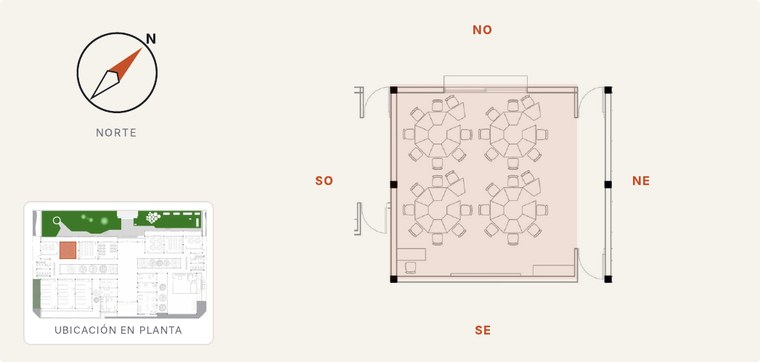
#> input picture entregables/BALANCE_TERMICO_ESCUELA/img/local_03.jpg, 760 x 362 px, given in place of A-01.jpg, which was not available
$ python catalogo_acero.py out.png
#> lines starting #> are read from the running program, lines starting #| are printed output that depends on the picture
# -*- coding: utf-8 -*-
"""Catálogo de CERRAMIENTOS EN ACERO en el formato de fichas del catálogo de cerramientos (una hoja A3 vertical):
columna OPACO y columna VIDRIADO. Contenido e imágenes tomados de catalogo_cerramientos_acero_A3.pdf.
Todo en un DXF en mm de papel (escala 1:1 de la hoja); del DXF salen el PDF (imágenes insertadas con
pegar_fotos.py) y el DWG (imágenes vinculadas). Letra mínima 2 mm."""
import math, sys, os
import ezdxf
from ezdxf.enums import TextEntityAlignment as TA
from ezdxf.math import Matrix44
from ezdxf import bbox as _bbox
from shapely.geometry import LineString
from PIL import ImageFont

OUT = sys.argv[1] if len(sys.argv) > 1 else "build"
os.makedirs(OUT, exist_ok=True)
W, H = 297.0, 420.0
FECHA = "05/11/2026"
FOTOS_DIR = os.path.join(os.path.dirname(os.path.abspath(__file__)), "..", "fotos_acero")
RECTS = {}   # código -> recuadro (x0, y0, x1, y1) de la foto en mm de papel, para el PDF
T_MIN = 2.0

doc = ezdxf.new("R2018", setup=True); doc.units = ezdxf.units.MM
doc.styles.add("ARIAL", font="arial.ttf"); doc.styles.add("ARIAL-NEGRITA", font="arialbd.ttf")
msp = doc.modelspace()
for n, c in {"0-MARCO": 7, "1-DIBUJO": 7, "1-RELLENOS": 9, "1-RAYADOS": 8, "3-TEXTOS": 7, "3-TITULOS": 7,
             "3-TABLAS": 7}.items():
    doc.layers.add(n, color=c)

def pl(pts, layer="1-DIBUJO", lw=18, close=False):
    return msp.add_lwpolyline(pts, close=close, dxfattribs={"layer": layer, "lineweight": lw})

def solido(pts, rgb, layer="1-RELLENOS"):
    h = msp.add_hatch(color=9, dxfattribs={"layer": layer}); h.set_solid_fill(color=9, rgb=rgb)
    h.paths.add_polyline_path(pts, is_closed=True)
    return h

PATRONES = {}   # handle -> (patrón, escala en la hoja) para rehacer el rayado después de reducir el dibujo
def rayado(pts, pat, esc, ang=0):
    h = msp.add_hatch(color=8, dxfattribs={"layer": "1-RAYADOS"}); h.set_pattern_fill(pat, color=8, scale=esc, angle=ang)
    h.paths.add_polyline_path(pts, is_closed=True)
    PATRONES[h.dxf.handle] = (pat, esc, ang)

_FUENTE = {b: ImageFont.truetype(f"/usr/share/fonts/truetype/liberation/LiberationSans-{'Bold' if b else 'Regular'}.ttf", 100) for b in (0, 1)}
def ancho(s, h, bold=False):
    """Ancho aproximado del texto en mm (Arial ~ Liberation Sans, factor de ancho 0,9)."""
    return _FUENTE[bool(bold)].getlength(s) / 100 * h * 0.9

def txt(s, x, y, h=2.0, align=TA.LEFT, layer="3-TEXTOS", bold=False, max_ancho=None):
    assert h >= T_MIN - 1e-9, s
    if max_ancho: assert ancho(s, h, bold) <= max_ancho, f"no entra: {s!r} ({ancho(s, h, bold):.1f} > {max_ancho:.1f} mm)"
    t = msp.add_text(s, height=h, dxfattribs={"layer": layer, "style": "ARIAL-NEGRITA" if bold else "ARIAL", "width": 0.9})
    t.set_placement((x, y), align=align)
    return t

# ------------------------------------------------------------------ fotos
CONTENER = {"A-01", "A-02", "A-03", "A-04", "A-05"}
def foto(cod, x0, y0, x1, y1):
    """Recorta la foto al recuadro (cubre todo, centrada), la guarda en OUT/fotos y la inserta como IMAGE."""
    from PIL import Image
    im = Image.open(os.path.join(FOTOS_DIR, f"{cod}.jpg")).convert("RGB")
    r = (x1 - x0) / (y1 - y0); w, h = im.size
    if cod in CONTENER:                    # dibujos técnicos: se muestran completos, con fondo blanco
        nw, nh = (int(h * r), h) if w / h < r else (w, int(w / r))
        fondo = Image.new("RGB", (nw, nh), "white"); fondo.paste(im, ((nw - w) // 2, (nh - h) // 2)); im = fondo
    elif w / h > r: nw = int(h * r); im = im.crop(((w - nw) // 2, 0, (w - nw) // 2 + nw, h))
    else: nh = int(w / r); im = im.crop((0, (h - nh) // 2, w, (h - nh) // 2 + nh))
    os.makedirs(f"{OUT}/fotos", exist_ok=True)
    dst = f"{OUT}/fotos/{cod}.jpg"; im.save(dst, quality=90)
    idef = doc.add_image_def(filename=f"fotos/{cod}.jpg", size_in_pixel=im.size)
    msp.add_image(idef, insert=(x0, y0), size_in_units=(x1 - x0, y1 - y0), dxfattribs={"layer": "1-DIBUJO"})
    pl([(x0, y0), (x1, y0), (x1, y1), (x0, y1)], "3-TABLAS", 13, True)
    RECTS[cod] = (x0, y0, x1, y1)

# ------------------------------------------------------------------ ficha
FILAS = ("UBICACIÓN", "MEDIDAS", "MATERIAL", "HERRAJES", "COLOR", "OBSERVACIONES")
def ficha(x, yt, w, h, cod, desc, datos):
    rd, rh, lab = 5.5, 5.2, 30.0
    xl, xr, yb = x + lab, x + w, yt - h
    img_t, img_b = yt - rd, yb + len(FILAS) * rh
    pl([(x, yt), (xr, yt), (xr, yb), (x, yb)], "3-TABLAS", 35, True)
    for y in (img_t, img_b): pl([(x, y), (xr, y)], "3-TABLAS", 25)
    for k in range(1, len(FILAS)): pl([(x, img_b - k * rh), (xr, img_b - k * rh)], "3-TABLAS", 13)
    pl([(xl, yt), (xl, img_t)], "3-TABLAS", 13); pl([(xl, img_b), (xl, yb)], "3-TABLAS", 13)
    solido([(x, img_t), (xr, img_t), (xr, yt), (x, yt)], (232, 232, 232), "3-TABLAS")
    txt("DESCRIPCIÓN", x + 1.2, yt - rd / 2, 2.4, TA.MIDDLE_LEFT, "3-TABLAS", True, lab - 1.5)
    txt(desc, xl + (w - lab) / 2, yt - rd / 2, 2.4, TA.MIDDLE_CENTER, "3-TABLAS", True, w - lab - 2)
    for k, (et, val) in enumerate(zip(FILAS, datos)):
        y = img_b - (k + 0.5) * rh
        txt(et, x + 1.2, y, 2.4, TA.MIDDLE_LEFT, "3-TABLAS", True, lab - 1.5)
        txt(val, xl + (w - lab) / 2, y, 2.4, TA.MIDDLE_CENTER, "3-TABLAS", max_ancho=(w - lab - 2) / 1.3)
    foto(cod, x + 0.8, img_b + 0.8, xr - 0.8, img_t - 0.8)

OPACO = [
    ("A-01", "PANEL SANDWICH CERRAMIENTO DE MURO",
     ("cerramiento vertical", "ancho útil 1000 mm · espesor nominal 40 mm", "panel BIG SKIN: chapa + aislación PIR/PUR",
      "tornillos autoperforantes", "gris pizarra", "U = 0,55 W/m²K · peso propio 10,30 kg/m²")),
    ("A-02", "DETALLE DE PANEL",
     ("encuentros / fijación", "según panel", "chapa conformada + EPS + foil",
      "tornillo autoperforante + capeleto", "según panel", "esquema de sellado y fijación del panel")),
]
VIDRIADO = [
    ("A-03", "CARPINTERÍA DE CHAPA GALVANIZADA",
     ("cerramiento vidriado", "según proyecto (módulo a medida)", "chapa galvanizada de 0,5 mm doblada",
      "cámara de aire según diseño", "negro", "chapa galvanizada conformada c/ cámara de aire")),
    ("A-04", "VIDRIO LAMINADO 4+4",
     ("carpintería / paños fijos", "espesor total 8 mm (4+4)", "vidrio laminado: 2 hojas float + PVB",
      "según sistema (presor, perfil, burlete)", "transparente", "mayor seguridad y control de rotura")),
    ("A-05", "DINTEL EXTERIOR",
     ("aberturas (exterior)", "chapa de 0,5 mm doblada a medida", "chapa galvanizada",
      "fijación con tornillos según diseño", "negro", "protección y terminación de la abertura")),
]

# ==================================================================================== HOJA
pl([(10, 10), (W - 10, 10), (W - 10, H - 10), (10, H - 10)], "0-MARCO", 50, True)
txt("CATÁLOGO DE CERRAMIENTOS EN ACERO", W / 2, 401, 7.0, TA.MIDDLE_CENTER, "3-TITULOS", True)
txt("Estructura: perfiles de acero · Cerramientos: panel sandwich y carpinterías de chapa galvanizada · Vidriados: DVH 4+4 laminado",
    W / 2, 393.2, 2.0, TA.MIDDLE_CENTER, "3-TITULOS")
pl([(15, 390), (W - 15, 390)], "3-TITULOS", 70)
pl([(W / 2, 388), (W / 2, 30)], "3-TITULOS", 35)
CWID, YT, YB, GAP = (W - 30) / 2 - 2, 377.0, 30.0, 3.0
for x0, tit, fichas in ((15, "OPACO", OPACO), (W / 2 + 2, "VIDRIADO", VIDRIADO)):
    txt(tit, x0, 382.5, 4.5, TA.LEFT, "3-TITULOS", True)
    pl([(x0, 381.0), (x0 + (22 if tit == "OPACO" else 31), 381.0)], "3-TITULOS", 35)
    hf = (YT - YB - GAP * (len(fichas) - 1)) / len(fichas)
    for k, (cod, desc, datos) in enumerate(fichas):
        ficha(x0, YT - k * (hf + GAP), CWID, hf, cod, desc, datos)
#> in foto, im is the input picture: PIL image 760x362 RGB; mean R, G, B 240.6, 236.3, 229
#> in foto, `fondo = Image.new('RGB', (nw, nh), 'white')`: fondo: PIL image 760x782 RGB; every value is 255
#> in foto, `fondo.paste(im, ((nw - w) // 2, (nh - h) // 2))`:
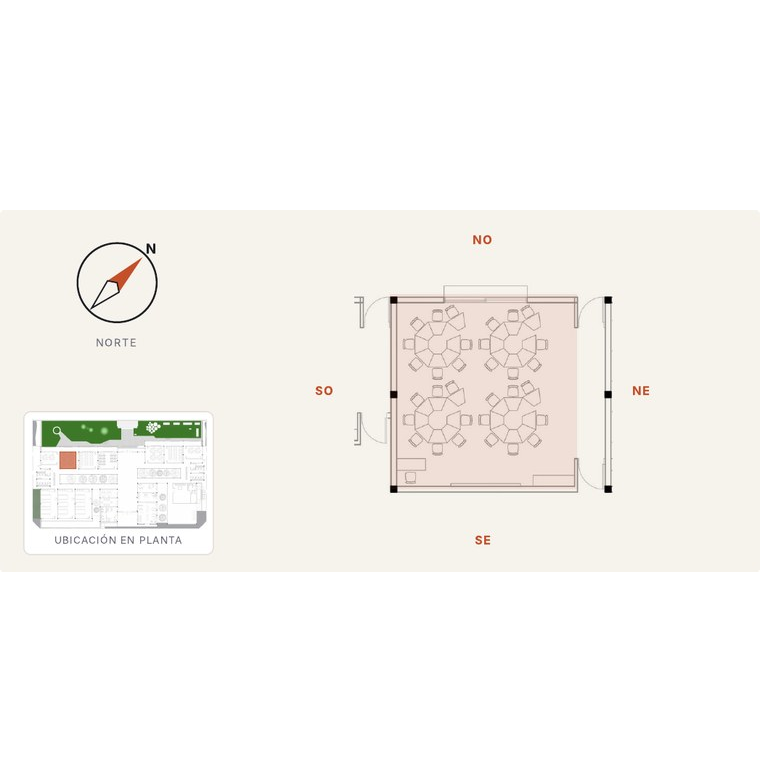
#> fondo: PIL image 760x782 RGB; mean R, G, B 248.3, 246.3, 243
#> pass 2 of the loop `for x0, tit, fichas in ((15, "OPACO", OPACO), (W / 2 + 2, "VIDRIADO", ..`:
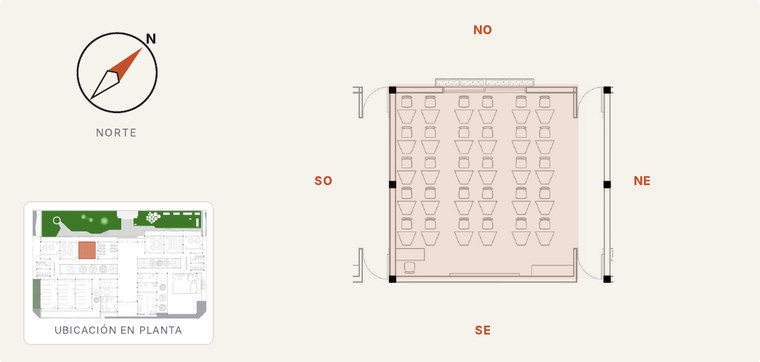
#> input picture entregables/BALANCE_TERMICO_ESCUELA/img/local_04.jpg, 760 x 362 px, given in place of A-03.jpg, which was not available
#> in foto, im is the input picture: PIL image 760x362 RGB; mean R, G, B 240.4, 236.1, 228.9
#> fondo: PIL image 760x440 RGB; every value is 255
#> in foto (call 3), `fondo.paste(im, ((nw - w) // 2, (nh - h) // 2))`:
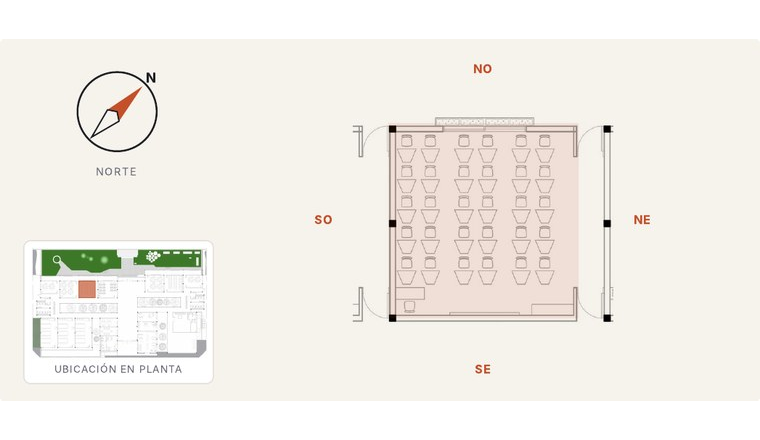
#> fondo: PIL image 760x440 RGB; mean R, G, B 243, 239.5, 233.5
#> (the run stopped early here; a loop or call above may not have finished)
